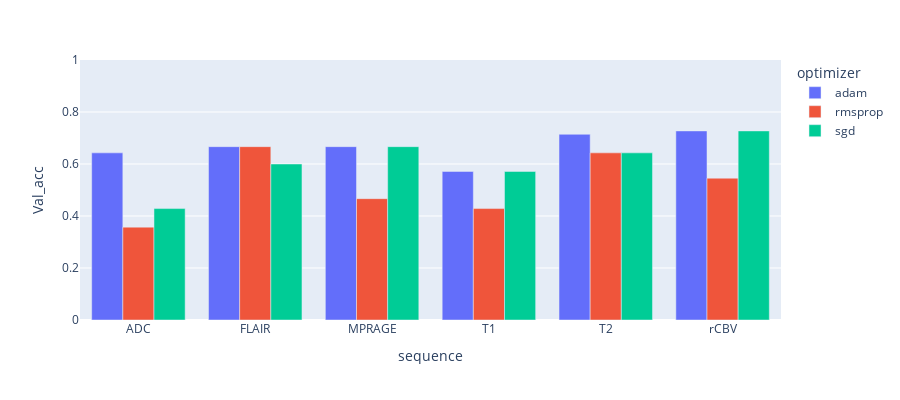

Notebook cell for this chart:
### Code cell


### Figure 1 — Plotly figure (JSON) as saved in the notebook; plotly's stock layout.template omitted (floating-point values rounded to 4 significant figures)
{"data": [{"alignmentgroup": "True", "hovertemplate": "optimizer=adam<br>sequence=%{x}<br>Val_acc=%{y}<extra></extra>", "legendgroup": "adam", "marker": {"color": "#636efa"}, "name": "adam", "offsetgroup": "adam", "orientation": "v", "showlegend": true, "textposition": "auto", "type": "bar", "x": ["ADC", "FLAIR", "MPRAGE", "T1", "T2", "rCBV"], "xaxis": "x", "y": [0.6429, 0.6667, 0.6667, 0.5714, 0.7143, 0.7273], "yaxis": "y"}, {"alignmentgroup": "True", "hovertemplate": "optimizer=rmsprop<br>sequence=%{x}<br>Val_acc=%{y}<extra></extra>", "legendgroup": "rmsprop", "marker": {"color": "#EF553B"}, "name": "rmsprop", "offsetgroup": "rmsprop", "orientation": "v", "showlegend": true, "textposition": "auto", "type": "bar", "x": ["ADC", "FLAIR", "MPRAGE", "T1", "T2", "rCBV"], "xaxis": "x", "y": [0.3571, 0.6667, 0.4667, 0.4286, 0.6429, 0.5455], "yaxis": "y"}, {"alignmentgroup": "True", "hovertemplate": "optimizer=sgd<br>sequence=%{x}<br>Val_acc=%{y}<extra></extra>", "legendgroup": "sgd", "marker": {"color": "#00cc96"}, "name": "sgd", "offsetgroup": "sgd", "orientation": "v", "showlegend": true, "textposition": "auto", "type": "bar", "x": ["ADC", "FLAIR", "MPRAGE", "T1", "T2", "rCBV"], "xaxis": "x", "y": [0.4286, 0.6, 0.6667, 0.5714, 0.6429, 0.7273], "yaxis": "y"}], "layout": {"barmode": "group", "height": 400, "legend": {"title": {"text": "optimizer"}, "tracegroupgap": 0}, "margin": {"t": 60}, "xaxis": {"anchor": "y", "domain": [0, 1], "title": {"text": "sequence"}}, "yaxis": {"anchor": "x", "domain": [0, 1], "range": [0, 1], "title": {"text": "Val_acc"}}}}
